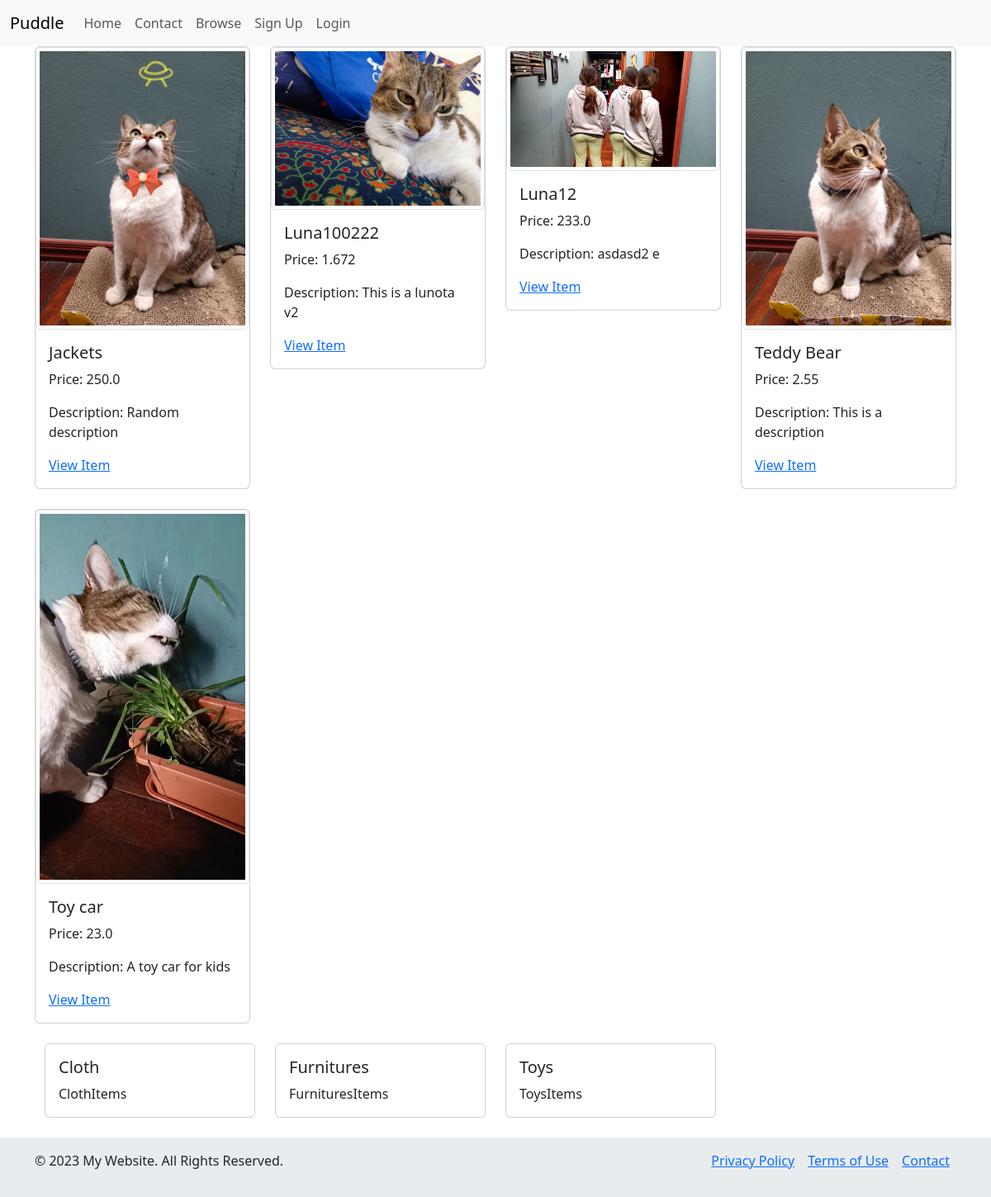
The page / on the database its author committed.
### items/models.py (models this page shows, shortened)
class Item(models.Model):
    name = models.CharField(max_length=255)
    description = models.TextField(blank=True, null=True)
    category = models.ForeignKey(Category, related_name="items", on_delete=models.CASCADE)
    price = models.FloatField()
    image = models.ImageField(upload_to='item_images/', blank=True, null=True)
    created_at = models.DateTimeField(auto_now_add=True)
    created_by = models.ForeignKey(User, related_name="items", on_delete=models.CASCADE)
    is_sold = models.BooleanField(default=False)
    class Meta:
        verbose_name = ("Item")
        verbose_name_plural = ("Items")
        ordering = ['name']

class Category(models.Model):
    name = models.CharField(max_length=255)
    description = models.TextField()
    class Meta:
        verbose_name = ("Category")
        verbose_name_plural = ("Categories")
        ordering = ['name']

### core/views.py (the view)
# urls.py: path('', views.index, name='index'),
def index(request):
    items = Item.objects.filter(is_sold=False)[0:5]
    categories = Category.objects.all()
    return render(request, 'core/index.html',
                  {'items': items, 'categories': categories})

### core/templates/core/index.html (shortened to what this page needs)
{% extends "core/base.html"%}
{% block content %}
    <div class="container">
  <div class="row">
      {%for item in items%}
    <div class="col-md-3">
      <div class="card mb-4">
        <img src="{{item.image.url}}" class="img-thumbnail" alt="...">
        <div class="card-body">
          <h5 class="card-title">
              {{item.name}}
          </h5>
          <p class="card-text">Price: {{item.price}}</p>
             <p class="card-text">Description: {{item.description}}</p>
            <a href="{% url 'items:detail' item.id %}">View Item</a>
        </div>
      </div>
    </div>
{%endfor%}
  </div>
        <div class="container">
  <div class="row">
      {%for category in categories%}
        <div class="col-md-3">
      <div class="card mb-4">
          <div class="card-body">
          <h5 class="card-title">
              {{category.name}}
          </h5>
             <p class="card-text"> {{category.name}}Items</p>
        </div>
      </div>
    </div>
      {%endfor%}
  </div>
            </div>
    </div>
{% endblock %}

### rows shown on the page
Item: image (picture), name "Jackets", price "250.0", description "Random description"
Item: image (picture), name "Luna100222", price "1.672", description "This is a lunota v2"
Item: image (picture), name "Luna12", price "233.0", description "asdasd2 e"
Item: image (picture), name "Teddy Bear", price "2.55", description "This is a description"
Item: image (picture), name "Toy car", price "23.0", description "A toy car for kids"
Category: name "Cloth"
Category: name "Furnitures"
Category: name "Toys"
